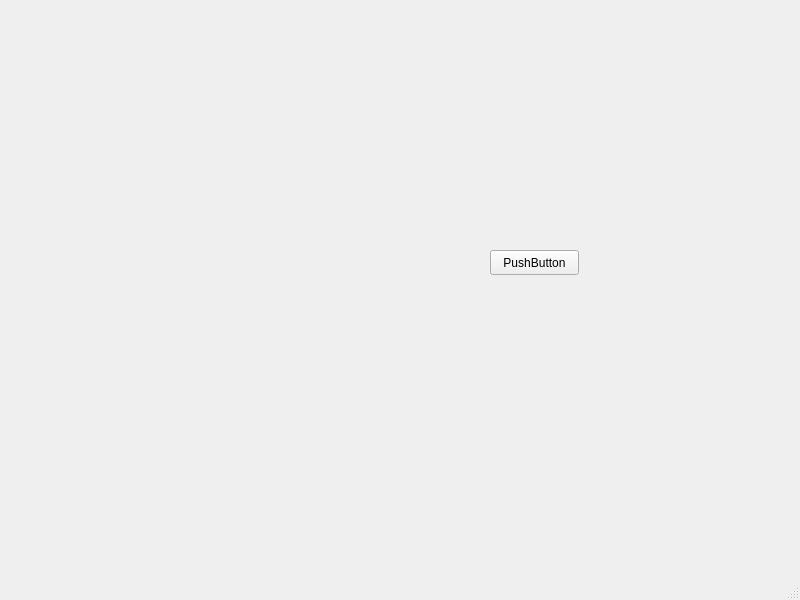
<?xml version="1.0" encoding="UTF-8"?>
<ui version="4.0">
 <class>MainWindow</class>
 <widget class="QMainWindow" name="MainWindow">
  <property name="geometry">
   <rect>
    <x>0</x>
    <y>0</y>
    <width>800</width>
    <height>600</height>
   </rect>
  </property>
  <property name="windowTitle">
   <string>MainWindow</string>
  </property>
  <widget class="QWidget" name="centralwidget">
   <widget class="QPushButton" name="pushButton">
    <property name="geometry">
     <rect>
      <x>490</x>
      <y>250</y>
      <width>89</width>
      <height>25</height>
     </rect>
    </property>
    <property name="text">
     <string>PushButton</string>
    </property>
   </widget>
  </widget>
  <widget class="QMenuBar" name="menubar">
   <property name="geometry">
    <rect>
     <x>0</x>
     <y>0</y>
     <width>800</width>
     <height>22</height>
    </rect>
   </property>
  </widget>
  <widget class="QStatusBar" name="statusbar"/>
 </widget>
 <resources/>
 <connections/>
</ui>
